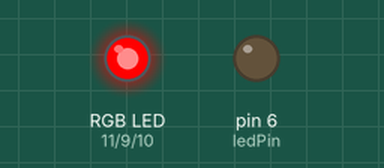
Recording of a sketch running on a simulated Arduino Uno, built with avr-gcc and run on an emulated ATmega328P. On the bench: an RGB LED mixed from three pins (HIGH = lit), output pins drawn as LEDs (lit = HIGH). Dim RGB values are drawn brighter than linear.

Above: at 0.05 s.
At 1.25 s:
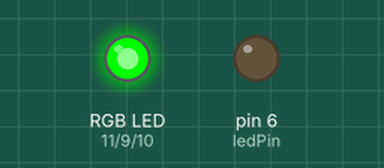
At 2.5 s:
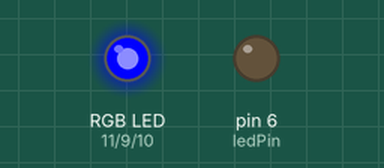
At 3.75 s:
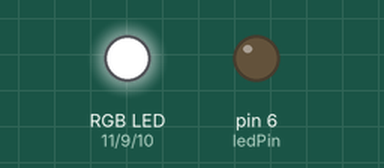
At 5.0 s:
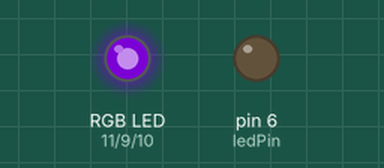
Timing chart, 0 to 6.5 s (numbered marks = the images above):
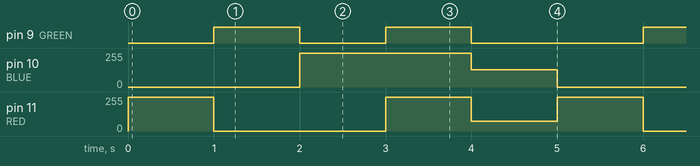

The sketch:

daring_jaiks1.ino
```cpp
const int ledPin = 6;
const int Hi=255, Lo=0;
const int RED=11, BLUE=10, GREEN=9;
int c=0, val=5;

void setup()
{
  Serial.begin(9600);
  //c=millis();
  pinMode(ledPin, OUTPUT);
  pinMode(RED, OUTPUT);
  pinMode(GREEN, OUTPUT);
  pinMode(BLUE, OUTPUT);
}

void loop()
{
  	analogWrite(RED,Hi);
  	analogWrite(BLUE,Lo);
  	delay(1000);
  	analogWrite(RED,Lo);
  	analogWrite(GREEN,Hi);
  	delay(1000);
  	analogWrite(GREEN,Lo);
  	analogWrite(BLUE,Hi);
	delay(1000);
  	analogWrite(RED,Hi);
  	analogWrite(GREEN,Hi);
  	delay(1000);
  	analogWrite(RED,75);
	analogWrite(BLUE,130);
	analogWrite(GREEN,Lo);
  	delay(1000);

  	/*
  	if(c<0 || c>255)
	    val = val * -1;
  	c = c + val;
  	analogWrite(ledPin,c);
	Serial.println(c);*/
}
```

Measured:
- by itself, pin 9 (GREEN): repeats every 5.0 s: LOW 1.0 s, HIGH 1.0 s, LOW 2.0 s, HIGH 1.0 s
- by itself, pin 10 (BLUE): repeats every 5.0 s: 130/255 1.0 s, 0/255 2.0 s, 255/255 2.0 s
- by itself, pin 11 (RED): repeats every 5.0 s: 0/255 2.0 s, 255/255 1.0 s, 75/255 1.0 s, 255/255 1.0 s
